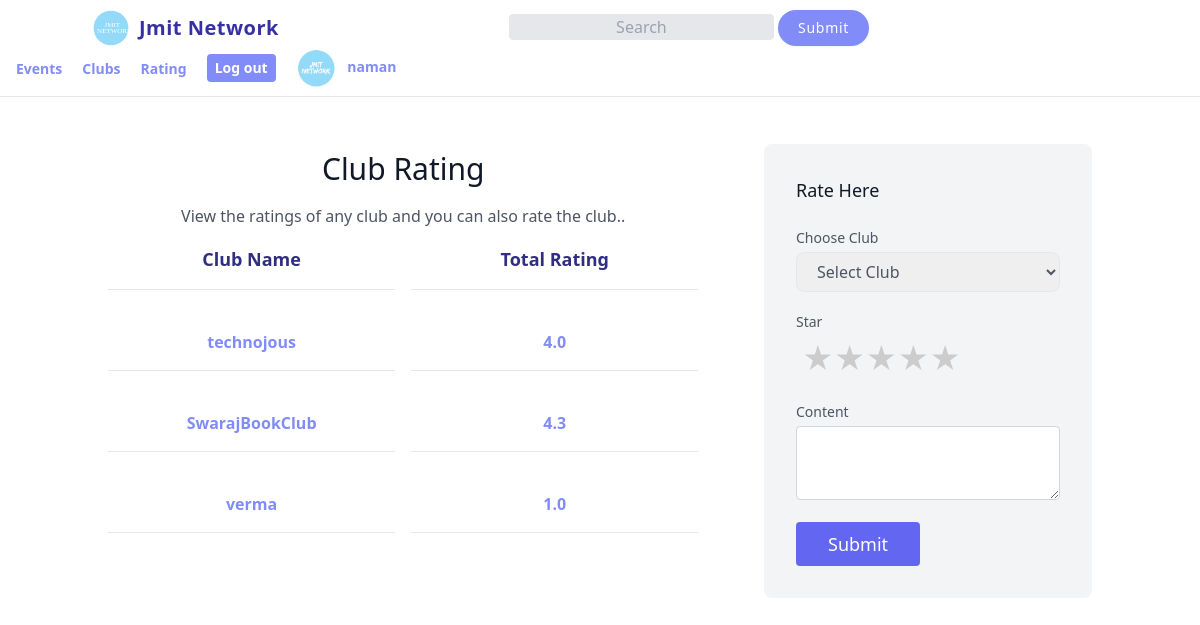
The page /users/rating/ (signed in) on the database its author committed.
### users/models.py (models this page shows)
class Profile(models.Model):
    user = models.OneToOneField(User, on_delete=models.CASCADE)
    website = models.URLField(max_length=200, blank=True)
    biography = models.TextField(blank=True)
    phone_number = models.CharField(max_length=20, blank=True)
    is_student = models.BooleanField(default=True)
    is_club = models.BooleanField(default=False)
    picture = models.ImageField(
        upload_to='users/pictures',
        blank=True,
        null=True
    )
    created = models.DateTimeField(auto_now_add=True)
    modified = models.DateTimeField(auto_now=True)
    def __str__(self):
        return self.user.username

### users/views.py (the view, shortened to what this page needs)
# urls.py: path('rating/',views.rating_view,name='rating'),
def rating_view(request):
    n=Profile.objects.filter(Q(is_club=True))
    b=clubrating.objects.all()
    no_of_clubs=[]
    for i in n:
        no_of_clubs.append(i.user.username)
    all_rating=[]
    main=[]
    for i in b:
        all_rating.append([i.club,i.stars])
    for i in range(len(no_of_clubs)):
        sp=[]
        for j in range(len(all_rating)) :
            if all_rating[j][0]==no_of_clubs[i]:
                sp.append(all_rating[j][1])
        if len(sp)==0:
            main.append(sum(sp))
        else:
            main.append(sum(sp)/len(sp))
    print(main)
    return render(request,'users/rating.html',{'n':n,'b':b,'main':main})

### templates/users/rating.html (shortened to what this page needs)
{% extends "base.html" %}
{% load tailwind_filters %}
{%load static%}
{% block container %}
<br><br>
{%if request.user.profile.is_student%}
<section class="text-gray-600 body-font">
  <div class="container px-5 py-24 mx-auto flex flex-wrap items-center">
    <div style="
          height: 440px;
          overflow-x: hidden;
          overflow-y: auto;
        " class="lg:w-3/5 md:w-1/2 md:pr-16 lg:pr-0 pr-0">
      <h1 class="title-font font-medium text-3xl text-gray-900 text-center">Club Rating</h1>
      <p class="leading-relaxed mt-4 text-center">View the ratings of any club and you can also rate the club..</p>
      <div>
              <tbody class="bg-gray-200">
                <div class="grid grid-cols-2 gap-4">
                  <center>
                  <div class="hover:bg-blue-lightest">
                    <p class="text-indigo-900 font-semibold text-lg py-4 px-6 border-b border-grey-light">Club Name</p><br>
                    {% for j in n%}
                    <p class="text-indigo-400 font-semibold text-md py-4 px-6 border-b border-grey-light">{{j}}</p><br>
                    {%endfor%}
                  </div>
                </center>
                  <center>
                  <div class="">
                    <p class="text-indigo-900 font-semibold text-lg py-4 px-6 border-b border-grey-light">Total Rating</p><br>
                    {% for i in main%}
                    <p class="text-indigo-400 font-semibold text-md py-4 px-6 border-b border-grey-light text-center">{{i|floatformat:1}}</p><br>
                    {%endfor%}
                  </div>
                </center>
                </div>
              </tbody>
          </div>
    </div>
    <div class="lg:w-2/6 md:w-1/2 bg-gray-100 rounded-lg p-8 flex flex-col md:ml-auto w-full mt-10 md:mt-0">
      <h2 class="text-gray-900 text-lg font-medium title-font mb-5">Rate Here</h2>
      {% if request.user.is_authenticated %}
      <div class="form" id="profile-box">
        <form action="" method="POST">
      <div class="relative mb-4">
        <label class="leading-7 text-sm text-gray-600">Choose Club</label>
        <select class="block w-full bg-grey-lighter text-grey-darker border border-grey-lighter rounded-lg h-10 px-4 md:w-full " required="required" name="club">
          <option value="" selected>Select Club</option>
    </select>
      </div>
      <div class="relative mb-4">
        <label class="leading-7 text-sm text-gray-600">Star</label>
        <div class="star-rating">
          <label for="5-stars" class="star">&#9733;</label>
          <label for="4-stars" class="star">&#9733;</label>
          <label for="3-stars" class="star">&#9733;</label>
          <label for="2-stars" class="star">&#9733;</label>
          <label for="1-star" class="star">&#9733;</label>
        </div>
      </div>
      <div class="relative mb-4">
        <label class="leading-7 text-sm text-gray-600">Content</label>
        <textarea
          class="w-full min-h-[100px] max-h-[300px] w-full bg-white rounded border border-gray-300 focus:border-indigo-500 focus:ring-2 focus:ring-indigo-200 text-base outline-none text-gray-700 py-1 px-3 leading-8 transition-colors duration-200 ease-in-out"
          name="content">
        </textarea>
      </div>
      <button type="submit" class="text-white bg-indigo-500 border-0 py-2 px-8 focus:outline-none hover:bg-indigo-600 rounded text-lg">Submit</button>
    </form>
  </div>
  {% else %}
  <p class="text-xs text-gray-500 mt-3">Please sign in to add rating.</p>
  {% endif %}
    </div>
  </div>
</section>
{%endif%}
{% endblock %}

### templates/nav.html (shortened to what this page needs)
{% load static %}
<nav id="header" class="w-full z-30 top-0 fixed border-b px-4 py-2 bg-white">
<div class="flex flex-wrap items-center justify-between md:justify-around">
      <div class="cursor-pointer flex items-center mr-20">
          <div>
            <a href="{% url "posts:feed"%}">
            <svg class="w-10" xmlns="http://www.w3.org/2000/svg" version="1.1" xmlns:xlink="http://www.w3.org/1999/xlink" xmlns:svgjs="http://svgjs.com/svgjs"
            height="100%" width="100%" id="Layer_1" x="0px" y="0px" viewBox="0 0 300 300">
              <g id="svg-container" transform="matrix(3.28,0,0,3.28,102.02999237060547,58.667624168396)">
                <g id="headline" transform="matrix(1,0,0,1,0,1.7763568394002505e-15)">
                  <text data-font-id="1204" font-family="edo" id="headline_0" transform="matrix(1,0,0,1,0,24.875874125874127)" svgjs:data="{&quot;leading&quot;:&quot;1.3&quot;}">
                    <tspan id="headline_0_word_0" fill="#ffffff" svgjs:data="{&quot;leading&quot;:&quot;1.3&quot;}">
                      JMIT
                    </tspan>
                  </text>
                  <text data-font-id="1204" font-family="edo" id="headline_1" transform="matrix(1,0,0,1,-17.125,39.21057636287663)" svgjs:data="{&quot;leading&quot;:&quot;1.3&quot;}">
                    <tspan id="headline_1_word_0" fill="#ffffff" svgjs:data="{&quot;leading&quot;:&quot;1.3&quot;}">
                      NETWORK
                    </tspan>
                  </text>
                </g>
              </g>
            </svg>
            </a>
          </div>
          <div class="text-xl text-indigo-800 text-bold tracking-wide ml-2 font-semibold">
            <a href="{%url "posts:feed"%}">Jmit Network</a>
          </div>
      </div>
  <div class="relative hidden sm:block text-gray-500 mr-60">
    <form action="/users/search/" method="post">
        <input class="search-bar max-w-xs border rounded bg-gray-200 px-4
              text-center outline-none focus:border-gray-400" type="text" name="search" placeholder="Search">
        <input class="mb-2 md:mb-0 bg-indigo-400 px-5 py-2 text-sm shadow-sm font-medium tracking-wider text-white rounded-full hover:shadow-lg hover:bg-indigo-500" type="submit" name="submit">
    </form>
  </div>
<div class="down w-full flex-grow lg:flex lg:items-center lg:w-auto hidden mt-2 lg:mt-0 bg-white lg:bg-transparent text-black p-4 lg:p-0 z-20" id="nav-content">
  <div class="space-x-4">
      <ul class="list-reset lg:flex justify-end flex-1 items-center">
    <li class="mr-5">  <a class="inline-block text-indigo-400 font-semibold text-sm" href="{% url 'events:list' %}">Events</a>   </li>
    <li class="mr-5">  <a class="inline-block text-indigo-400 font-semibold text-sm" href="{% url 'users:clubs' %}">Clubs</a>  </li>
    {%if request.user.profile.is_student%}
    <li class="mr-5">  <a class="inline-block text-indigo-400 font-semibold text-sm" href="{% url 'users:rating' %}">Rating</a>  </li>
    {%endif%}
    <li class="mr-5">  <a class="inline-block bg-indigo-400 px-2 py-1 text-white font-semibold
                         text-sm rounded" href="{% url 'users:logout' %}">Log out</a>  </li>
    {% if request.user.profile.picture %}
    <li class="mr-5 {%if request.user.profile.is_club%}last-ni{%else%}last-ni-2{%endif%}">  <a class="inline-block text-indigo-400 font-semibold text-sm" href="{% url "users:detail" request.user.username %}">
        <img src="{{ request.user.profile.picture.url }}" class="inline object-cover w-10 h-10 mr-2 rounded-full"/>
        <span>{{ request.user.username }}</span>
    </a>
    {% else %}
     <a class="inline-block text-indigo-400 font-semibold text-sm" href="{% url "users:detail" request.user.username %}">
    <img src="{% static 'img/default-profile.png' %}" class="inline object-cover w-10 h-10 mr-2 rounded-full"/>
    <span>{{ request.user.username }}</span>
    </a>
    </li>
    {% endif %}
  </ul>
  </div>
</div>
</div>
</nav>

### templates/users/rating.html (style rules this page uses)
.star-rating { display:flex; flex-direction: row-reverse; font-size:1.9em; justify-content:space-around; padding:0 .2em; text-align:center; width:5em; }
.star-rating label { color:#ccc; cursor:pointer; }

### rows shown on the page
Profile: user.username "technojous"
Profile: user.username "SwarajBookClub"
Profile: user.username "verma"

### other values the page prints
{{ request.user.username }} "naman"
{{ i|floatformat:1 }} "4.0" "4.3" "1.0"
